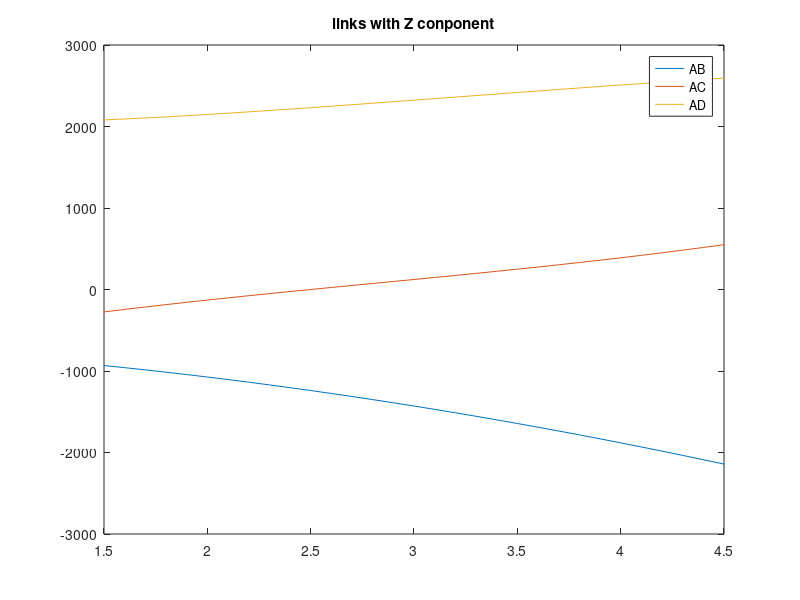
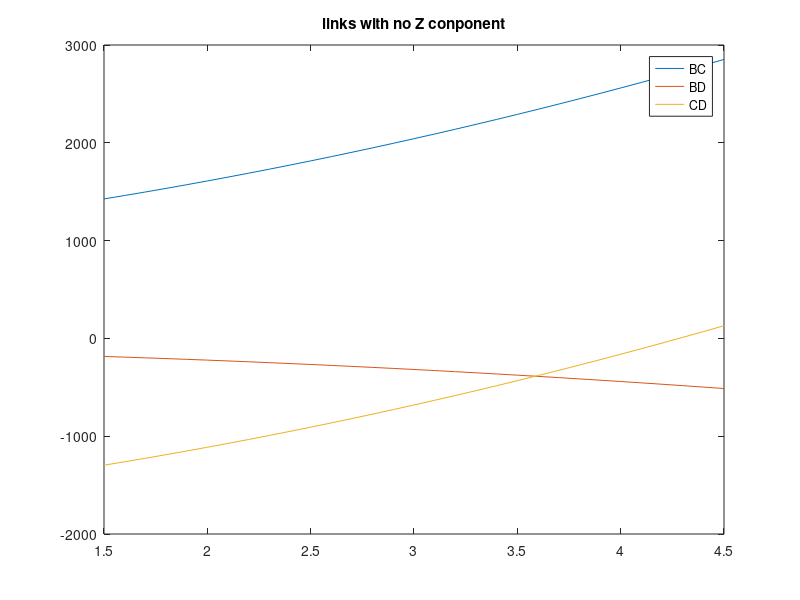

MATLAB code to generate these figures, in order:

zID = [1, 8, 7, 5, 1, 10, 1];

A = zID(2);
B = zID(3);
C = zID(4);
D = zID(5);
E = zID(6);
F = zID(7);
Z = [];
nonZ = [];


for i = 1.5:.1:4.5
    Apos = [1,i,3]; % [x,y,z] position of joint A
    Bpos = [2,0,0]; 
    Cpos = [1,3,0];
    Dpos = [0,0,0];
    AtoB = (Bpos-Apos)/norm(Bpos-Apos); % Unit vector from A to B
    AtoC = (Cpos-Apos)/norm(Cpos-Apos); % Unit vector from A to C
    AtoD = (Dpos-Apos)/norm(Dpos-Apos); % Unit vector from A to D
    DtoB = (Bpos-Dpos)/norm(Bpos-Dpos); % Unit vector from D to B
    DtoC = (Cpos-Dpos)/norm(Cpos-Dpos); % Unit vector from D to C
    BtoC = (Cpos-Bpos)/norm(Cpos-Bpos); % Unit vector from B to C

    FAx = -(D-A)*123;
    FAy = +(E-C)*123;
    FAz = -(F-B)*123;
    load_vals = [];
    % Order of unknowns x = [By;Bz;Cx;Cz;Dy;Dz;AB;AC;AD;BC;BD;CD];
    coeffs = [0,0,-1,0,0,0,zeros(1,6); % Frame equilibrium in x
            -1,0,0,0,-1,0,zeros(1,6); % Frame equilibrium in y
            0,-1,0,-1,0,-1,zeros(1,6); % Frame equilibrium in z
            0,0,0,-3,0,0,zeros(1,6); % Moment about D in x direction
            0,2,0,1,0,0,zeros(1,6); % Moment about D in y direction
            -2,0,3,0,0,0,zeros(1,6); % Moment about D in z direction
            zeros(1,6),AtoB(1),AtoC(1),AtoD(1),0,0,0; % summation of forces in x at A
            zeros(1,6),AtoB(2),AtoC(2),AtoD(2),0,0,0; % summation of forces in y at A
            zeros(1,6),AtoB(3),AtoC(3),AtoD(3),0,0,0; % summation of forces in z at A
            zeros(1,6),-AtoB(1),0,0,BtoC(1),-DtoB(1),0; % summation of forces in x at B
            -1,zeros(1,5),-AtoB(2),0,0,BtoC(2),-DtoB(2),0; % summation of forces in y at B
            0,0,-1,0,0,0,0,-AtoC(1),0,-BtoC(1),0,-DtoC(1)]; % summation of forces in x at C
    %         0,0,0,0,0,0,0,-AtoC(3),0,-BtoC(3),0,-DtoC(3)]; % summation in z direction
    constants = [-FAx;-FAy;-FAz;-1.5*FAz+3*FAy;FAz-3*FAx;-FAy+1.5*FAx;... constants for external loading
        -FAx;-FAy;-FAz;0;0;0]; % Constants from the external forces
    det(coeffs) % confirming that independent set of equations exist
    solution = coeffs\constants
    Z = [Z, solution(7:9,1)]; %used min functions made in question 1
    nonZ = [nonZ, solution(10:12,1)];
end

plot(1.5:.1:4.5,Z)%
legend("AB","AC","AD");
title("links with Z conponent");
figure()
plot(1.5:.1:4.5,nonZ);
legend("BC","BD","CD");
title("links with no Z conponent");
